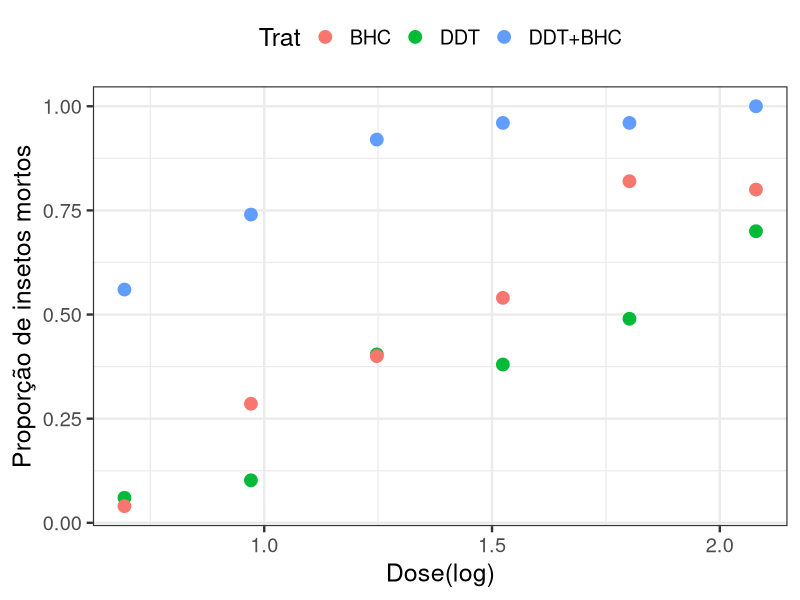
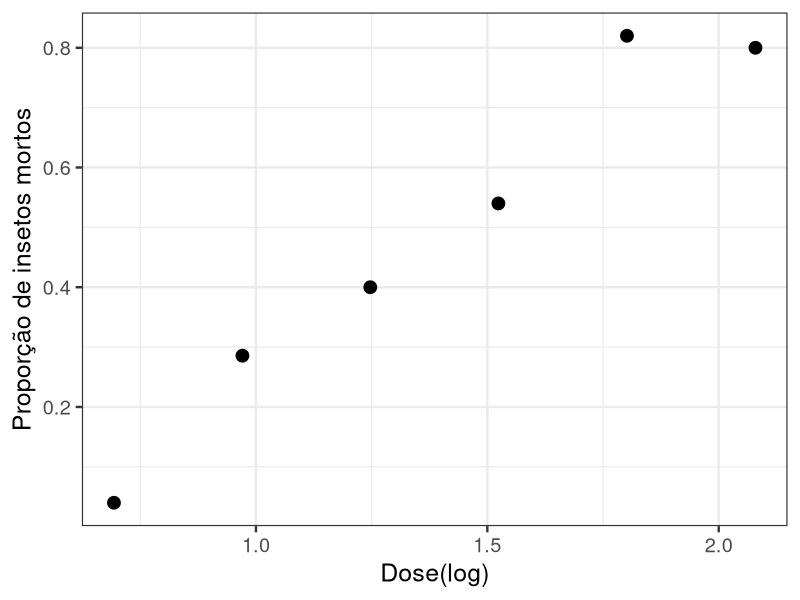
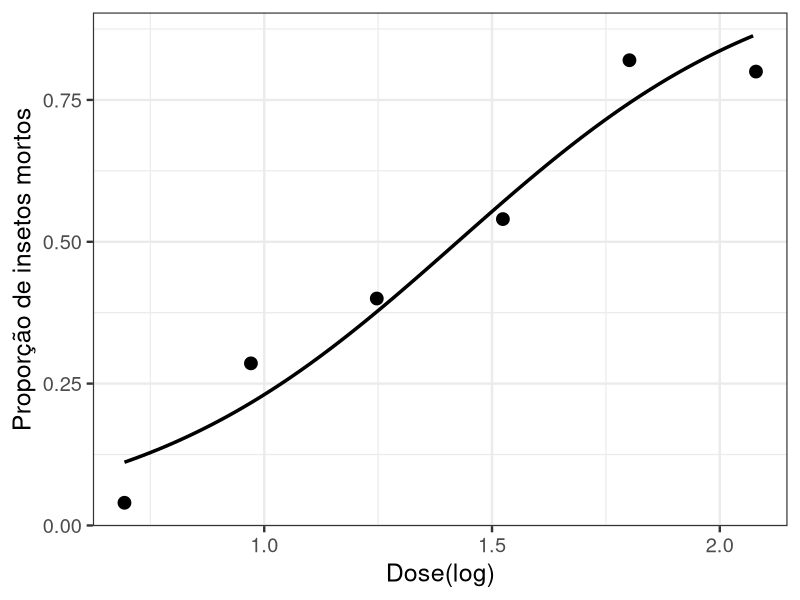
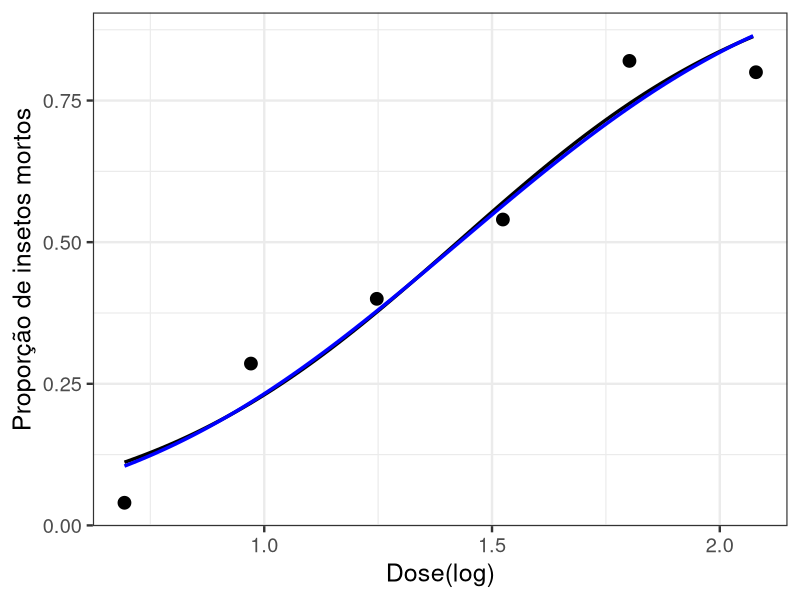
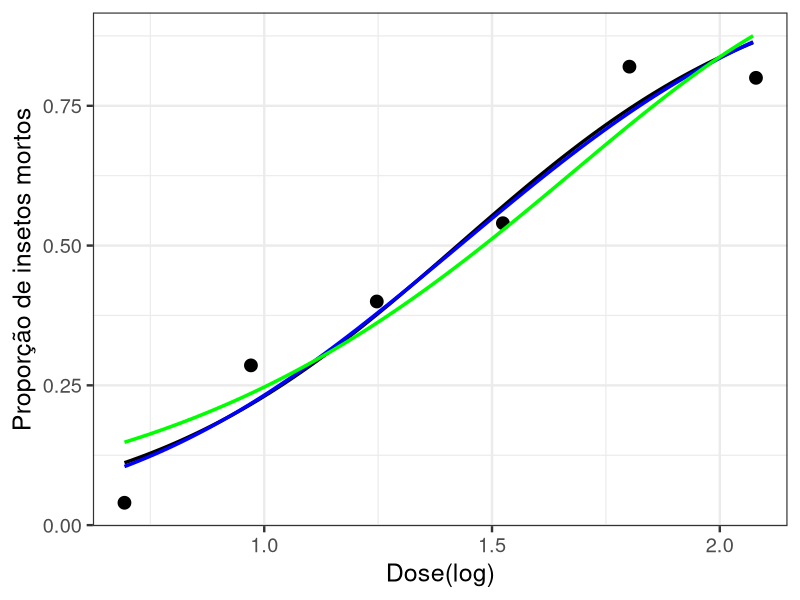
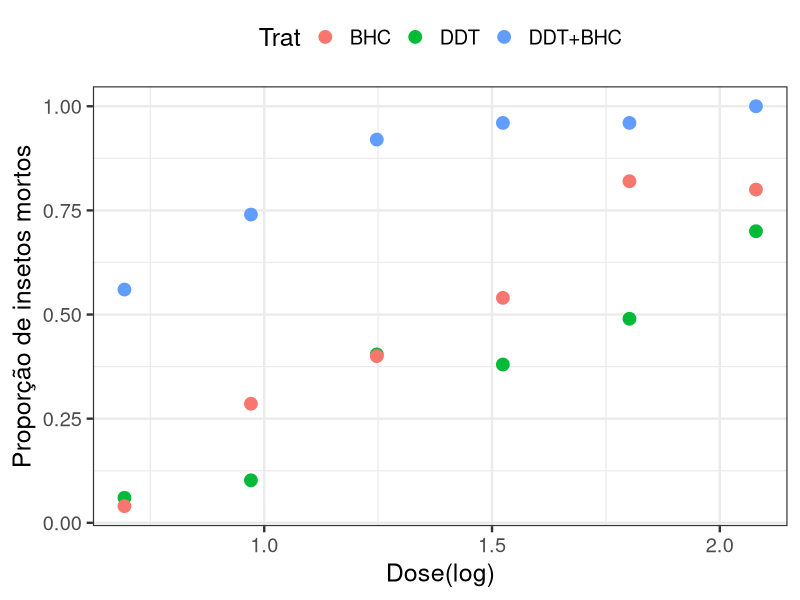
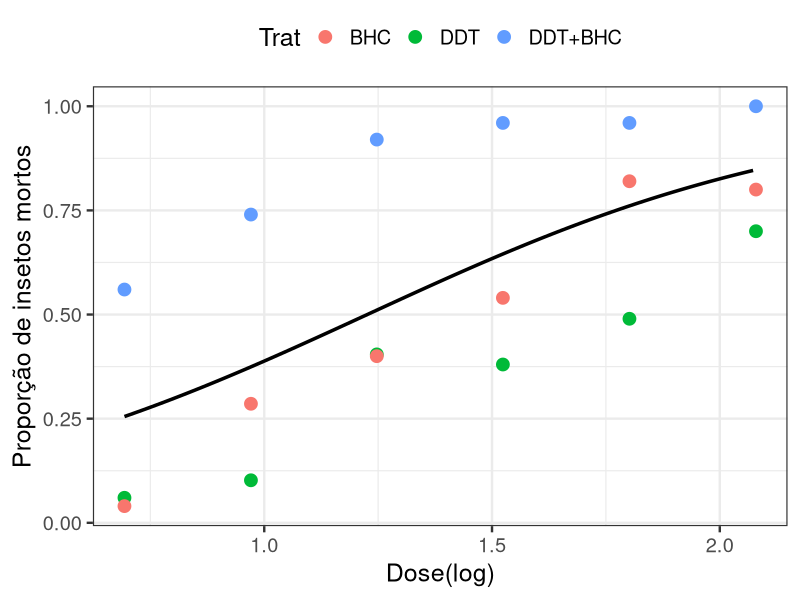

These charts were generated, in order, by the following R code: (Note: this script raises an error after producing the figures.)
### Regressão para dados binários
require(ggplot2)
require(car)

### Exemplo 2
### Dados de mum experimento do tipo dose-resposta, referente à mortalidade 
### de besouros sob três tratamentos (DDT, BHC e DDT+BHC), sob seis diferentes
### doses. 

ldose <- log(rep(c(2, 2.64, 3.48, 4.59, 6.06, 8), 3)) ### log-dose

Trat <- rep(c('DDT', 'BHC', 'DDT+BHC'), each = 6) ### tratamento

Resposta <- c(3, 5, 19, 19, 24, 35, 2, 14, 20, 27, 41, 40, 28, 37, 46, 48, 48, 50)
### Número de insetos mortos sob cada condição experimental.

n <- c(50, 49, 47, 50, 49, 50, 50, 49, 50, 50, 50, 50, 50, 50, 50, 50, 50, 50)
### Número de insetos submetidos a cada condição experimental.

dados <- data.frame(ldose,Trat,Resposta,n)

### Análise descritiva.
x11()
g0 <- ggplot(dados, aes(x = ldose, y = Resposta/n, color=Trat)) +
  geom_point(size = 4) + theme_bw(base_size = 18) + 
  labs(x = 'Dose(log)', y = 'Proporção de insetos mortos') +
  theme(legend.position="top")
g0

################################################################################
### Parte 1 - Vamos começar ajustando um modelo apenas para os insetos 
### tratados com BHC. 

data_BCH <- subset(dados, Trat=='BHC')

g1 <- ggplot(data_BCH, aes(x = ldose, y = Resposta/n)) +
  geom_point(size = 4) + theme_bw(base_size = 18) + 
  labs(x = 'Dose(log)', y = 'Proporção de insetos mortos') +
  theme(legend.position="top")
g1

### Modelo com função de ligação logito.
ajuste1 <- glm(cbind(Resposta, n-Resposta) ~ ldose, family = binomial, 
               data = data_BCH) 
### A primeira forma de declarar a resposta quando temos um glm binomial 
### com dados grupados é por umja matriz com duas colunas, cada uma delas
### com as contagens de um dos desfechos binários (insetos mortos e não
### mortos, no caso).

### Forma alternativa:
ajuste1_2 <- glm(Resposta/n ~ ldose, family = binomial, data = data_BCH, 
                 weights = n) 
### Neste caso, declaramos a resposta como a fração de insetos mortos, e
### o número de insetos mortos é declarado em weights.

summary(ajuste1)
summary(ajuste1_2)
### Os modelos ajustados são rigorosamente os mesmos. Muda apenas a forma de 
### declaração.

### Exercício: Escreva a equação do modelo ajustado e calcule a estimativa 
### da probabilidade de morte para insetos submetidos a uma dose de 7 unidades.
### Adicionalmente, interprete (se couber) os parâmetros do modelo.

### Agora, vamos adicionar ao gráfico a curva referente ao modelo ajustado.
grid_ldose <- seq(log(2), log(8), 0.01) ### grid de valores para a (log) dose.
preditos <- predict(ajuste1, newdata=data.frame(ldose = grid_ldose), type='response')

### Probabilidades estimadas para as doses no grid que criamos.
new.data <- data.frame(grid_ldose, preditos)

g2 <- g1 + geom_line(data = new.data, aes(x = grid_ldose, y = preditos),  
                     size = 1.2, color = 'black')
g2

################################################################################
### Modelo com função de ligação probito
ajuste2 <- glm(Resposta/n ~ ldose, family = binomial(link = 'probit'), 
               data = data_BCH, weights = n)
summary(ajuste2) 
### Exercício: Escreva a equação do modelo ajustado e calcule a estimativa 
### da probabilidade de morte para insetos submetidos a uma dose de 7 unidades.

### Adicionando ao gráfico a curva referente ao odelo ajustado.
preditos2 <- predict(ajuste2, newdata=data.frame(ldose = grid_ldose), type='response')
new.data2 <- data.frame(grid_ldose, preditos2)

g3 <- g2 + geom_line(data = new.data2, aes(x = grid_ldose, y = preditos2),  
                     size = 1.2, color = 'blue')
g3

################################################################################
### Modelo com função de ligação complemento log-log
ajuste3 <- glm(Resposta/n ~ ldose, family = binomial(link = 'cloglog'), 
               data = data_BCH, weights = n)
summary(ajuste3) 
### Exercício: Escreva a equação do modelo ajustado e calcule a estimativa 
### da probabilidade de morte para insetos submetidos a uma dose de 7 unidades.

### Adicionando ao gráfico a curva referente ao odelo ajustado.
preditos3 <- predict(ajuste3, newdata = data.frame(ldose = grid_ldose), type='response')
new.data3 <- data.frame(grid_ldose, preditos3)

g4 <- g3 + geom_line(data = new.data3, aes(x = grid_ldose, y = preditos3),  
                     size = 1.2, color = 'green')
g4


################################################################################
### Vamos comparar os ajustes dos três modelos calculando os respectivos AICs.

AIC(ajuste1, ajuste2, ajuste3)
c(logLik(ajuste1), logLik(ajuste2), logLik(ajuste3)) 
### Log-verossimilhanças maximizadas.

### O modelo com ligação probito é ligeiramente superior ao com ligação logito.
### O modelo cloglog claramente tem pior ajuste que seus concorrentes.

### E se ao invés de analisarmos os dados da forma como estão disponíveis (grupados)
### analisarmos na forma não grupada (ou seja, um inseto por linha)? Vamos construir
### uma nova base.

data_BCH2 <- data_BCH[rep(seq_len(nrow(data_BCH)), times=data_BCH$n),1:2]
respostas <- c(rbind(data_BCH$Resposta, data_BCH$n - data_BCH$Resposta)) 
data_BCH2$resp_bin <- rep(c(1,0,1,0,1,0,1,0,1,0,1,0), times = respostas)
head(data_BCH2, 20)
### data_BCH2 é a base de dados desagregados. Agora, cada linha da base é o
### dado de um único besouro, e a resposta é 1, para os insetos mortos, e zero,
### para os vivos.

### Vamos ajustar o modelo de regressão binomial com ligação logito à base
### de dados desagregada.

ajuste1_desag <- glm(resp_bin ~ ldose, family = binomial, data = data_BCH2) 
summary(ajuste1_desag)

### E vamos comparar os ajustes dos modelos aplicados à base agregada e à base
### não agregada por meio das estimativas dos parâmetros e correspondentes 
### erros padrões.

compareCoefs(ajuste1, ajuste1_desag)
### Observe que o modelo ajustado às duas bases é idêntico. Então, usar a base de
### dados agregada ou não agregada não altera o resultado do ajuste.

logLik(ajuste1)
logLik(ajuste1_desag)
### As escalas das verossimilhanças, no entanto, são diferentes. Em particular,
### o teste da qualidade do ajuste, baseado na deviance residual, se aplica aos
### dados agregados (para n grande), mas não aos dados desagregados. Vamos avaliar
### a qualidade do ajuste.

pchisq(deviance(ajuste1), df = ajuste1$df.residual, lower.tail = FALSE)
### p-valor do teste da qualidade do ajuste. Ao nível de significância de 5%
### não temos evidência de que o modelo não se ajuste bem aos dados.

### Exercício - Avaliar a qualidade dos ajustes com base nas deviances 
### (teste ao nível de significância de 5%). Faça também qqplots com envelopes simulados.


################################################################################
################################################################################
################################################################################
### Parte 2 - Agora, vamos analisar os três tratamentos conjuntamente. Nesta  
### etapa, vamos usar apenas a função de ligação logito

### Gráfico de dispersão.
x11()
h0 <- ggplot(dados, aes(x = ldose, y = Resposta/n, color=Trat)) +
  geom_point(size = 4) + theme_bw(base_size = 18) + 
  labs(x = 'Dose(log)', y = 'Proporção de insetos mortos') +
  theme(legend.position="top")
h0
### Conforme discutido em aula, vamos considerar três modelos, conforme descrito na sequência:

### ajuste4 - Modelo de retas coincidentes - Sem considerar o efeito de tratamento. 
### ajuste5 - Modelo de retas paralelas - Considerando o efeito de tratamento apenas 
### no intercepto (modelo aditivo). 
### ajuste6 - Modelo de retas concorrentes - Sem considerar o efeito de tratamento 
### no intercepto e associado à dose (modelo multiplicativo - com efeito de interação).. 

################################################################################
### Modelo de retas coincidentes.

ajuste4 <- glm(cbind(Resposta,n-Resposta) ~ ldose, family = binomial, data = dados)
### Este é o modelo mais simples, em que ajustamos uma única reta (na escala do 
### preditor, curva na escala da resposta) para os três tratamentos.
summary(ajuste4)

### Adicionando o modelo ajustado ao gráfico.
preditos4 <- predict(ajuste4, newdata=data.frame(ldose = grid_ldose), type='response')
new.data4 <- data.frame(grid_ldose, preditos4)

h1 <- h0 + geom_line(data = new.data4, aes(x = grid_ldose, y = preditos4),  
                     size = 1.2, color = 'black')
h1

################################################################################
### Modelo de retas paralelas.

ajuste5 <- glm(cbind(Resposta,n-Resposta) ~ ldose + Trat, family = binomial, data = dados)
### Este é o modelo intermediário (aditivo), em que ajustamos retas paralelas 
### (na escala do preditor) para os três tratamentos.
summary(ajuste5)

### Agora, para predição precisamos de um grid de valores para cada inseticida.
### Vamos usar a função expand.grid para isso.

trat <- levels(dados$Trat)
grid_trat <- expand.grid(grid_ldose, trat)
names(grid_trat) <- c("grid_ldose", "trat")
preditos5 <- predict(ajuste5, newdata = data.frame(ldose = grid_trat[,1], Trat = grid_trat[,2]), 
                     type='response')
new.data5 <- data.frame(grid_trat, preditos5)

h0 + geom_line(data = subset(new.data5, trat == 'BHC'), aes(x = grid_ldose, y = preditos5),  
               size = 1.2, color = 'red') +
  geom_line(data = subset(new.data5, trat == 'DDT'), aes(x = grid_ldose, y = preditos5),  
            size = 1.2, color = 'green') +
  geom_line(data = subset(new.data5, trat == 'DDT+BHC'), aes(x = grid_ldose, y = preditos5),  
            size = 1.2, color = 'blue')
### Adicionando as curvas de mortalidade vs dose para cada inseticida. 

################################################################################
### Modelo de retas concorrentes.

ajuste6 <- glm(cbind(Resposta, n-Resposta) ~ ldose * Trat, family = binomial, data = dados)
### Este é o modelo mais completo (multiplicativo - com interação), em que ajustamos 
### retas concorrentes (na escala do preditor) para os três tratamentos.
summary(ajuste6)

preditos6 <- predict(ajuste6, newdata = data.frame(ldose = grid_trat[,1], Trat = grid_trat[,2]), type='response')
new.data6 <- data.frame(grid_trat, preditos6)

h0 + geom_line(data = subset(new.data6, trat == 'BHC'), aes(x = grid_ldose, y = preditos6),  
               size = 1.2, color = 'red') +
  geom_line(data = subset(new.data6, trat == 'DDT'), aes(x = grid_ldose, y = preditos6),  
            size = 1.2, color = 'green') +
  geom_line(data = subset(new.data6, trat == 'DDT+BHC'), aes(x = grid_ldose, y = preditos6),  
            size = 1.2, color = 'blue')

################################################################################
### Comparação dos ajustes dos três modelos.

### Pelo fato dos três modelos serem encaixados, vamos compará-los usando o TRV.
anova(ajuste4, ajuste5, ajuste6, test = 'Chisq')

### Repare, olhando para as duas primeiras linhas, que os modelos de retas coincidentes 
### e retas paralelas produzem desvios significativamente diferentes.
### Nesse caso, dentre os dois modelos, optamos pelo não restrito (retas paralelas). 
### No entanto, ao observar as duas últimas linhas, verificamos que os
### dois ajustes produzem desvios que não apresentam diferença significativa. 
### Nesse caso, podemos optar pelo modelo restrito (retas paralelas).
### Pela análise dos desvios, baseado nos TRVs, o modelo de retas paralelas 
### (efeito de tratamento no intercepto) é preferível.

AIC(ajuste4,ajuste5,ajuste6)
### Repare que também através dos AICs tem-se indicativo de melhor ajuste para o 
### modelo de retas paralelas.

### Observando os resultados do summary, verifica-se que o modelo de retas paralelas 
### tem deviance 21,282, associado a 14 graus de liberdade. Vamos testar a qualidade do ajuste.

pchisq(21.282, 14, lower.tail = F) 
### Ao nível de significância de 5% não se tem evidência significativa de falta de ajuste.

### Exercício - Para o modelo escolhido:

# 1- Escrever o modelo ajustado na escala do preditor, da chance e da probabilidade de resposta;
# 2- Interpretar as estimativas dos parâmetros do modelo;
# 3- Obter ICs 95% para os parâmetros do modelo;
# 4- Estimar a probabilidade de morte para doses de 3 e 7 unidades para cada tratamento.
# 5- Obter ICs 95% para as probabilidades mencionadas no item anterior;
# 6- Estimar, para cada tratamento, as doses letais 50% e 90%;
# 7- Fazer uma análise de diagnóstico, baseada na avaliação dos resíduos e de medidas de influência.